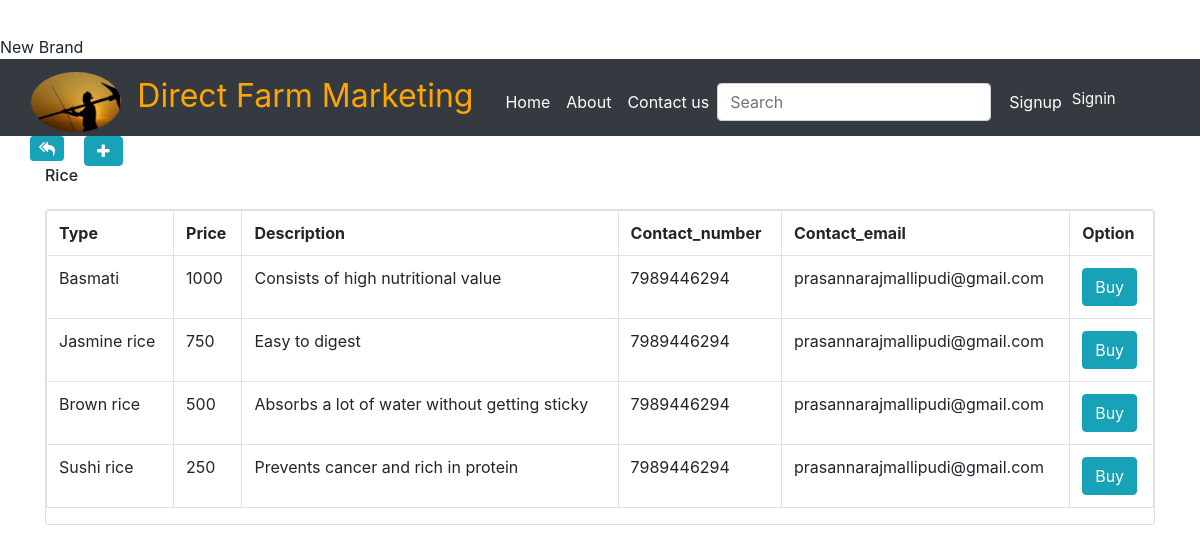
Screenshot of /brand/1/model with the database file from the repository.
### camdatabase.py (models this page shows, shortened)
class Brand(Base):
    __tablename__ = 'brand'
    id = Column(Integer, primary_key=True)
    user_id = Column(Integer, ForeignKey('user.id'))
    name = Column(String(50), nullable=False)
    picture=Column(String(50))
    user = relationship(UserData)

class ModelName(Base):
    __tablename__ = 'model'
    id = Column(Integer, primary_key=True)
    brand_id = Column(Integer, ForeignKey('brand.id'))
    user_id = Column(Integer, ForeignKey('user.id'))
    modelnumber = Column(String(30))
    colors = Column(String(30))
    mobileno=Column(Integer,nullable=False)
    email=Column(String(100),nullable=False)
    price = Column(String(20))
    description = Column(String(500))
    personname=Column(String(100))
    address=Column(String(200))
    brand = relationship(Brand)
    user = relationship(UserData)

### finaldata.py (the view)
@app.route('/brand/<int:brand_id>/model')
def showModel(brand_id):
        session = DBSession()
        brand = session.query(Brand).filter_by(id=brand_id).one()
        model = session.query(ModelName).filter_by(brand_id=brand.id)
        return render_template(
            'showModelsforuser.html', brand=brand,
            model=model, cur_user=login_session)

### templates/showModelsforuser.html (shortened to what this page needs)
{% include 'header.html' %}
{% extends 'base.html' %}
{% block content %}
<div>
    <main class="container-fluid">
        <div class="container">
          <div>
              <div class="row">
                <a href="{{url_for('showBrands')}}" class=" btn btn-info edit btn-sm fa fa-mail-reply-all back"></a>
                <a href="{{url_for("newModel",brand_id=brand.id)}}" class=" btn btn-info new" title="Add New Model" style="margin-left: 20px"><span class="fa fa-plus"></span></a>
              </div>
          </div>
          <h6> {{brand.name}} </h6>
          <div class="card">
            <table class="table table-bordered">
                <tr class="">
                  <th>Type</th>
                  <th>Price</th>
                  <th>Description</th>
                  <th>Contact_number</th>
                  <th>Contact_email</th>
                  <th>Option</th>
                </tr>
                {% for i in model %}
                  <tr>
                    <td>{{i.modelnumber}}</td>
                    <td>{{i.price}}</td>
                    <td>{{i.description}}</td>
                    <td>{{i.mobileno}}</td>
                    <td>{{i.email}}</td>
                    <td><button type="button" class="btn btn-info" data-toggle="modal" data-target="#myModal">Buy</td>
                  </tr>
                {% endfor %}
            </table>
    </div>
    </main>
</div>
{% endblock %}

### static/css/main.css (style rules this page uses)
body { padding-top:35px; background-size:cover; }
@media (min-width: 850px) { body { padding-top: 35px; } }

### static/css/styles.css (style rules this page uses)
.alert,.new { margin-top:0px; }

### templates/showModelsforuser.html (style rules this page uses)
.edit { height:25px; }

### rows the page displays
Brand: name "Rice"
ModelName: modelnumber "Basmati", price "1000", description "Consists of high nutritional value", mobileno "7989446294", email "prasannarajmallipudi@gmail.com"
ModelName: modelnumber "Jasmine rice", price "750", description "Easy to digest", mobileno "7989446294", email "prasannarajmallipudi@gmail.com"
ModelName: modelnumber "Brown rice", price "500", description "Absorbs a lot of water without getting sticky", mobileno "7989446294", email "prasannarajmallipudi@gmail.com"
ModelName: modelnumber "Sushi rice", price "250", description "Prevents cancer and rich in protein", mobileno "7989446294", email "prasannarajmallipudi@gmail.com"
